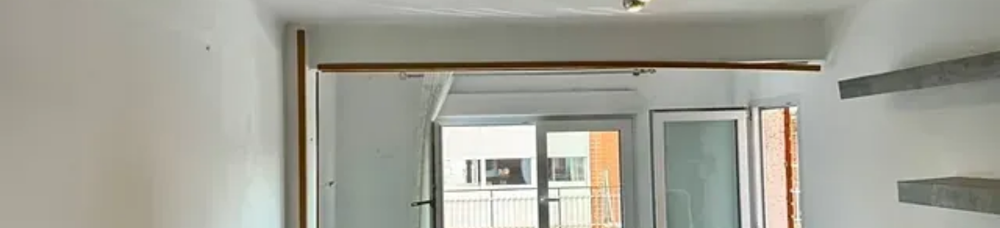
#> input picture proyectos/pro-reforma/assets-src/bandas/insono-estancia-banda.png, 1000 x 228 px, shrunk from 1798 x 410 before the run; its folder holds only this picture in this run
$ python bandas.py
#> lines starting #> are read from the running program, lines starting #| are printed output that depends on the picture
"""Genera las bandas panorámicas (1798×410) y los recortes 2:1 (820×410) a partir
de assets-src/bandas/*-banda.png (capturas a 7680 px de la galería de
proreforma.es). Solo recorta y aplica un enfoque suave: no altera el contenido.
Uso: python3 tools/bandas.py"""
from PIL import Image, ImageFilter
import glob, os

FOCUS = {'techo-escalera': .45, 'techo-elevador': .62, 'salon-led': .5, 'pasillo-techo': .5,
         'insono-preparacion': .62, 'insono-estancia': .6, 'insono-placas': .42, 'insono-pintura': .64}
root = os.path.join(os.path.dirname(__file__), '..')
for src in sorted(glob.glob(os.path.join(root, 'assets-src/bandas/*-banda.png'))):
    n = os.path.basename(src)[:-len('-banda.png')]
    im = Image.open(src).convert('RGB').filter(ImageFilter.UnsharpMask(radius=1.4, percent=70, threshold=2))
    W, H = im.size
#> W = 1000; H = 228
    im.save(os.path.join(root, f'site/assets/img/{n}-banda.webp'), 'WEBP', quality=82, method=6)
    cw = 2 * H
#> cw = 456
    x = int(max(0, min(W - cw, FOCUS.get(n, .5) * W - cw / 2)))
#> x = 372
    im.crop((x, 0, x + cw, H)).save(os.path.join(root, f'site/assets/img/{n}-2x1.webp'), 'WEBP', quality=82, method=6)
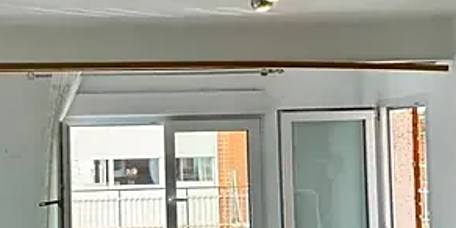
#> saved as insono-estancia-2x1.webp: PIL image 456x228 RGB; mean R, G, B 159.4, 159.2, 148.7
    print(n, W, H)
#| insono-estancia 1000 228

$ run again, on proyectos/pro-reforma/assets-src/bandas/pasillo-techo-banda.png
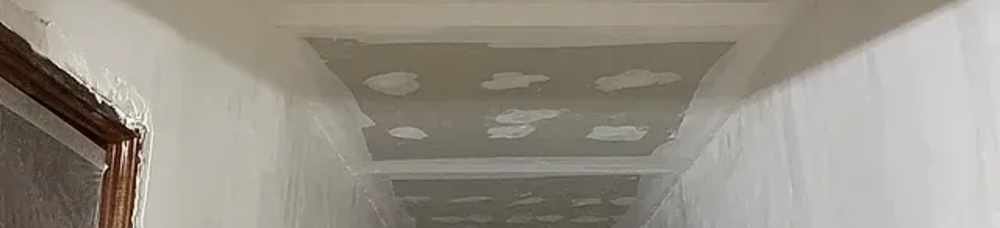
#> input picture proyectos/pro-reforma/assets-src/bandas/pasillo-techo-banda.png, 1000 x 228 px, shrunk from 1798 x 410 before the run
#> `im.crop((x, 0, x + cw, H)).save(os.path.join(root, f'site/assets/img/{..`:
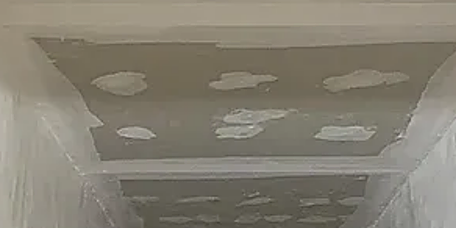
#> saved as pasillo-techo-2x1.webp: PIL image 456x228 RGB; mean R, G, B 133.4, 128.1, 115
#| pasillo-techo 1000 228

$ run again, on proyectos/pro-reforma/assets-src/bandas/salon-led-banda.png
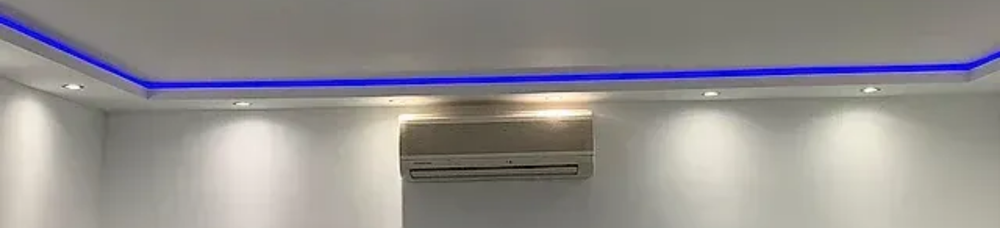
#> input picture proyectos/pro-reforma/assets-src/bandas/salon-led-banda.png, 1000 x 228 px, shrunk from 1798 x 410 before the run
#> `im.crop((x, 0, x + cw, H)).save(os.path.join(root, f'site/assets/img/{..`:
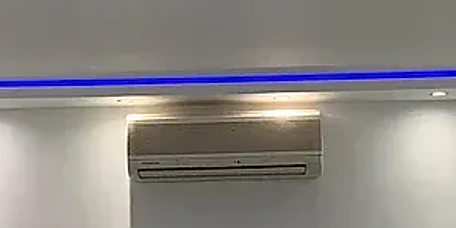
#> saved as salon-led-2x1.webp: PIL image 456x228 RGB; mean R, G, B 138.2, 133.9, 131.9
#| salon-led 1000 228

$ run again, on proyectos/pro-reforma/assets-src/bandas/techo-elevador-banda.png
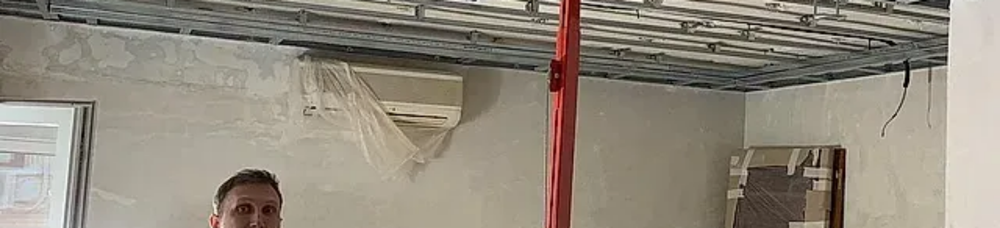
#> input picture proyectos/pro-reforma/assets-src/bandas/techo-elevador-banda.png, 1000 x 228 px, shrunk from 1798 x 410 before the run
#> `im = Image.open(src).convert('RGB').filter(ImageFilter.UnsharpMask(rad..`:
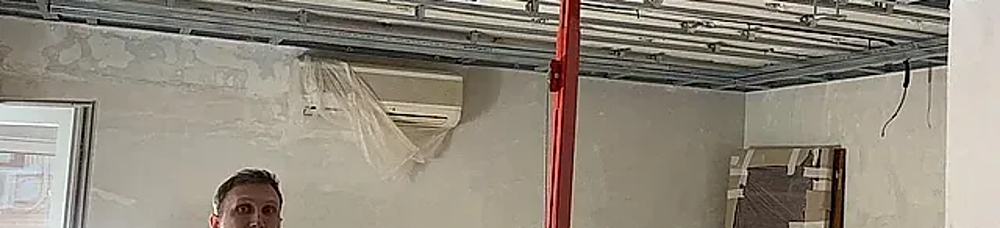
#> im: PIL image 1000x228 RGB; mean R, G, B 145.8, 138.2, 125.2
#> `im.crop((x, 0, x + cw, H)).save(os.path.join(root, f'site/assets/img/{..`:
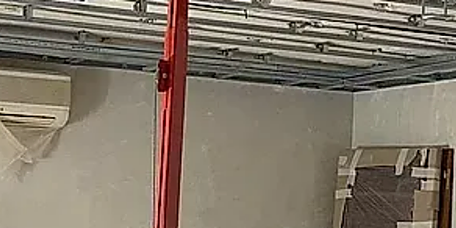
#> saved as techo-elevador-2x1.webp: PIL image 456x228 RGB; mean R, G, B 129.9, 119.5, 105
#| techo-elevador 1000 228

$ run again, on proyectos/pro-reforma/assets-src/bandas/insono-pintura-banda.png
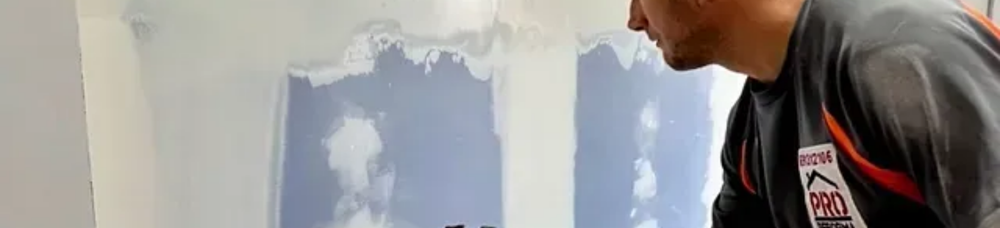
#> input picture proyectos/pro-reforma/assets-src/bandas/insono-pintura-banda.png, 1000 x 228 px, shrunk from 1798 x 410 before the run
#> `im.crop((x, 0, x + cw, H)).save(os.path.join(root, f'site/assets/img/{..`:
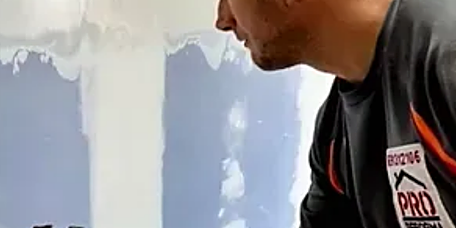
#> saved as insono-pintura-2x1.webp: PIL image 456x228 RGB; mean R, G, B 142.2, 140.1, 143.5
#| insono-pintura 1000 228
